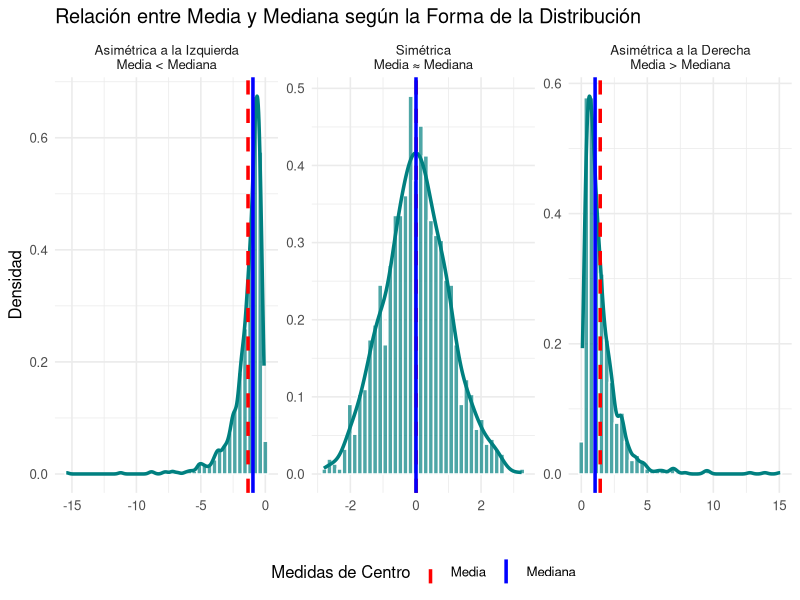
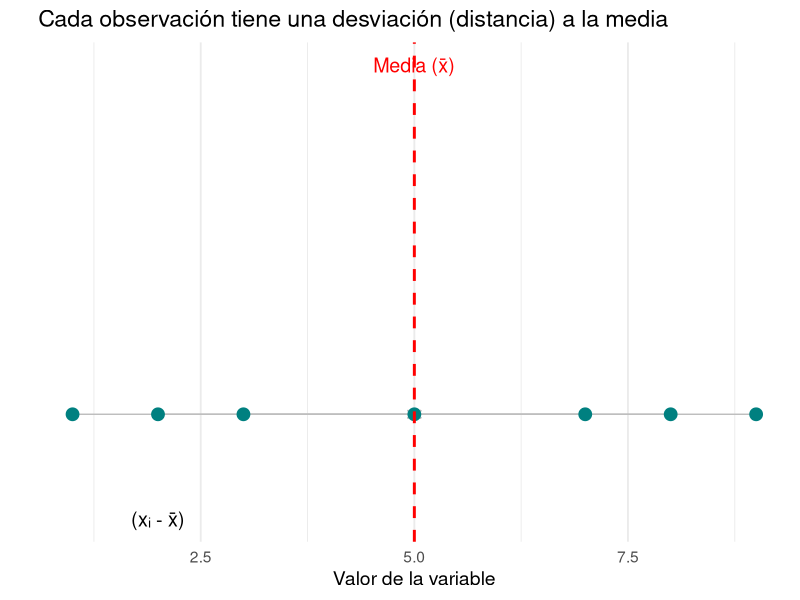

Generate these figures, in order, with R:
## ---- chunk 1
library(tidyverse)
# Simulación de datos
set.seed(123)
simetrica <- tibble(valor = rnorm(1000, 0, 1), tipo = "Simétrica\nMedia ≈ Mediana")
as_derecha <- tibble(valor = rlnorm(1000, 0, 0.8), tipo = "Asimétrica a la Derecha\nMedia > Mediana")
as_izquierda <- tibble(valor = -rlnorm(1000, 0, 0.8), tipo = "Asimétrica a la Izquierda\nMedia < Mediana")

datos_sim <- bind_rows(simetrica, as_derecha, as_izquierda) %>%
  mutate(tipo = factor(tipo, levels = c("Asimétrica a la Izquierda\nMedia < Mediana", "Simétrica\nMedia ≈ Mediana", "Asimétrica a la Derecha\nMedia > Mediana")))

# Calcular medias y medianas
stats <- datos_sim %>%
  group_by(tipo) %>%
  summarise(media = mean(valor), mediana = median(valor))

# Gráfico
ggplot(datos_sim, aes(x = valor)) +
  geom_histogram(aes(y = after_stat(density)), fill = "#008080", color = "white", bins = 40, alpha = 0.7) +
  geom_density(color = "#008080", size=1.2) +
  geom_vline(data = stats, aes(xintercept = media, color = "Media"), linetype = "dashed", size = 1.2) +
  geom_vline(data = stats, aes(xintercept = mediana, color = "Mediana"), linetype = "solid", size = 1.2) +
  scale_color_manual(name = "Medidas de Centro", values = c("Media" = "red", "Mediana" = "blue")) +
  facet_wrap(~tipo, scales = "free") +
  labs(title = "Relación entre Media y Mediana según la Forma de la Distribución", x="", y="Densidad") +
  theme_minimal(base_size = 12) +
  theme(legend.position = "bottom")
## ---- chunk 2
# Simular datos
set.seed(10)
datos_desv <- tibble(
  id = 1:7,
  valor = c(1, 2, 3, 5, 7, 8, 9)
)
media_val <- mean(datos_desv$valor)

ggplot(datos_desv, aes(x = valor, y = 0)) +
  geom_segment(aes(xend = media_val, yend = 0), color = "grey", arrow = arrow(length = unit(0.2, "cm"))) +
  geom_point(size = 4, color = "#008080") +
  geom_vline(xintercept = media_val, color = "red", linetype = "dashed", size = 1) +
  annotate("text", x = media_val, y = 0.05, label = "Media (x̄)", color = "red", size=5) +
  annotate("text", x = 2, y = -0.015, label = "(xᵢ - x̄)", size=5) +
  labs(title="Cada observación tiene una desviación (distancia) a la media", x="Valor de la variable", y="") +
  theme_minimal(base_size=14) +
  theme(axis.text.y=element_blank(), panel.grid.major.y = element_blank(), panel.grid.minor.y = element_blank())
